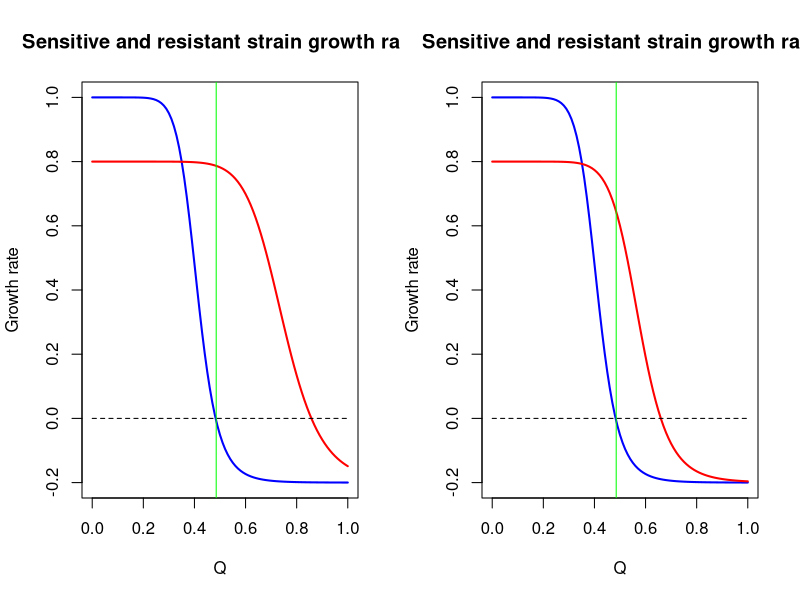
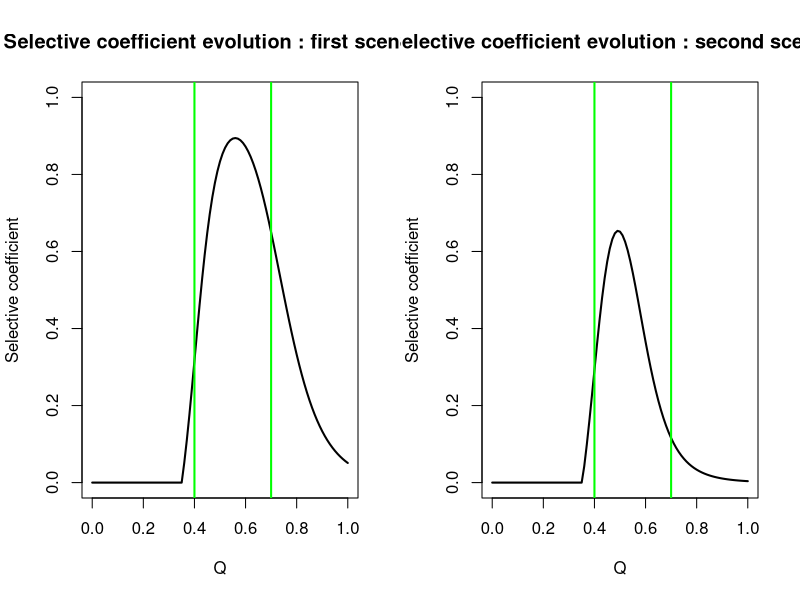
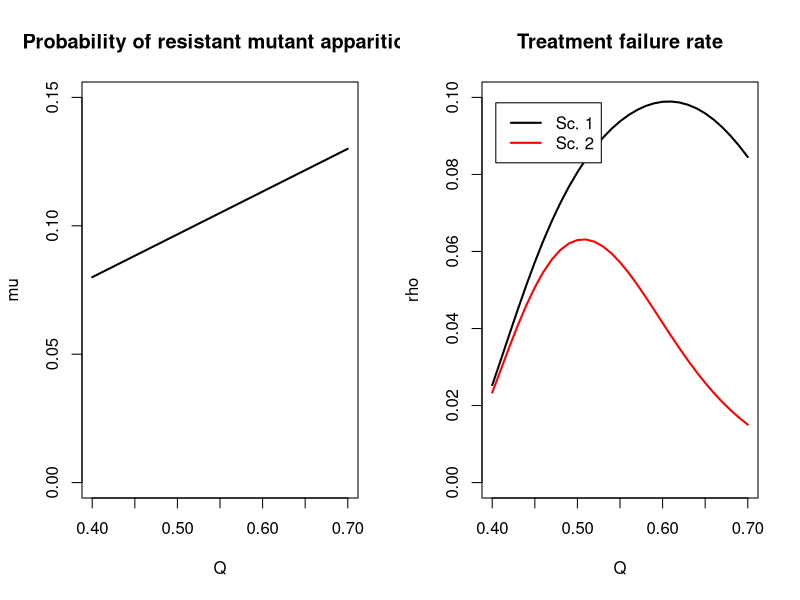
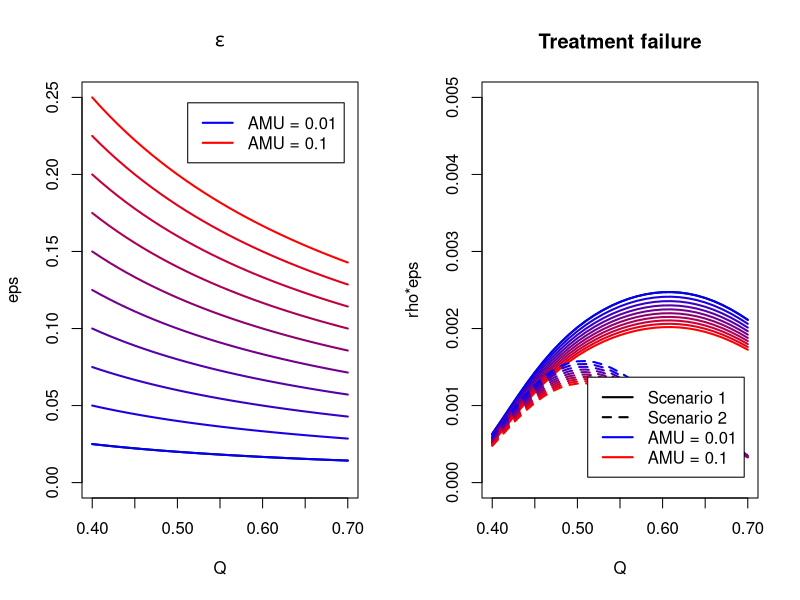
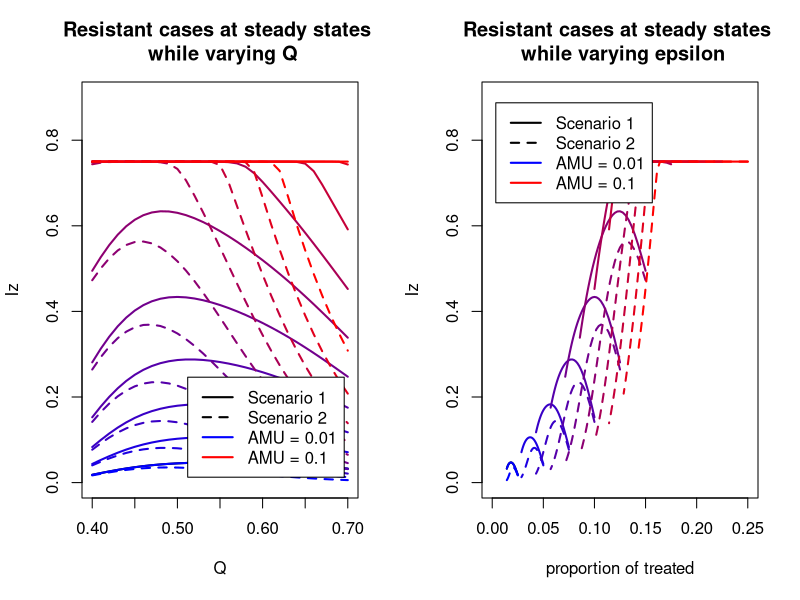
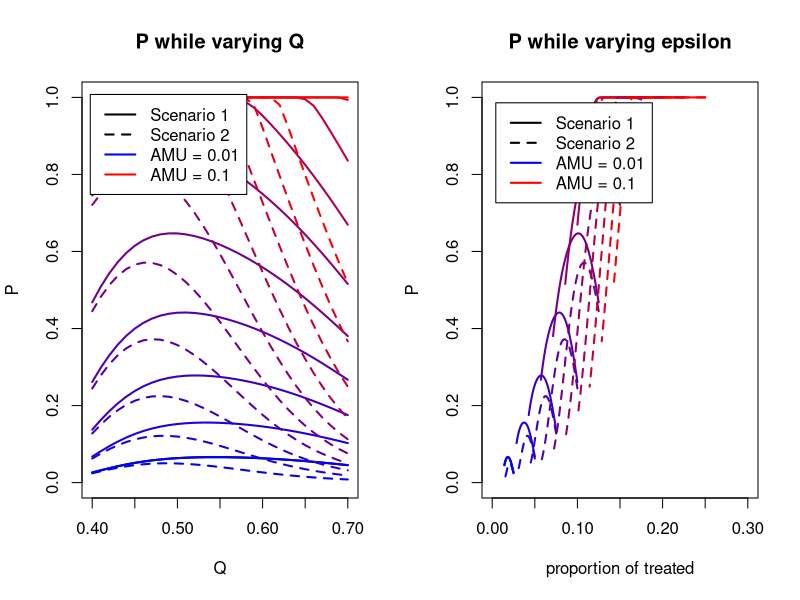
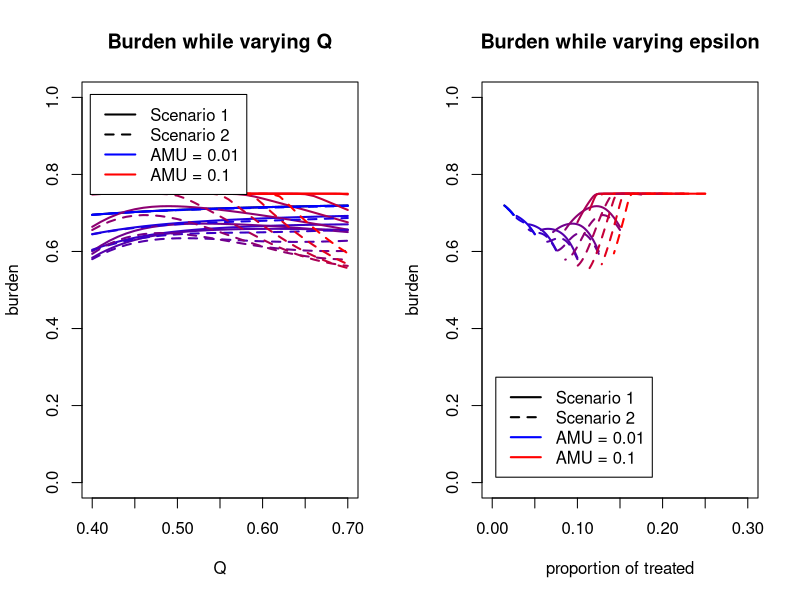
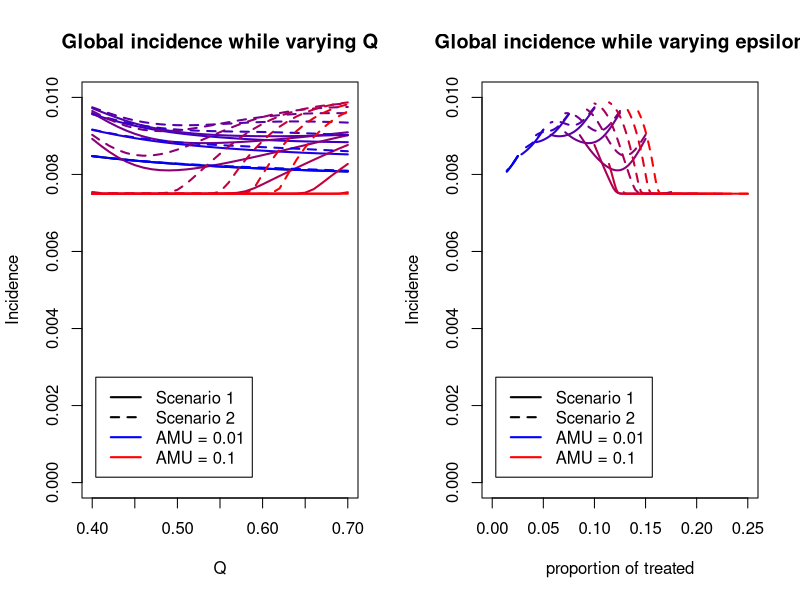

These figures' R source, in order:
## ---- chunk 1
library(plyr)

#per capita maximum growth rate of sensitive bact
max_sens_gr <- 1 
max_sens_gr2 <- 1 
#per capita maximum growth rate of resistant bact
max_res_gr <- 0.8
max_res_gr2 <- 0.8
#per capita minimum growth rate of sensitive bact
min_sens_gr <- -0.2
min_sens_gr2 <- -0.2
#per capita minimum growth rate of res bact
min_res_gr <- -0.2
min_res_gr2 <- -0.2
#minimum inhibitory concentration of sen bact

mic_sens <- 0.35
mic_sens2 <- 0.35
#minimum inhibitory concentration of res bact

mic_res <- 0.65
mic_res2 <- 0.5
#slope for sens bact
kappa_sens <- 10
kappa_sens2 <- 10
#slope for res bact  

kappa_res <- 10
kappa_res2 <- 10

param_sens <- c(max_sens_gr, min_sens_gr, mic_sens, kappa_sens)
param_sens2 <- c(max_sens_gr2, min_sens_gr2, mic_sens2, kappa_sens2)

param_res <- c(max_res_gr, min_res_gr, mic_res, kappa_res)
param_res2 <- c(max_res_gr2, min_res_gr2, mic_res2, kappa_res2)

#mutant emergence probability : we consider that if the amount of applied atb increases, the probability of resistant mutant apparition increases linearly
max_mu <- 0.13
min_mu <- 0.08
max_dot <- 10
min_dot <- 1

#range of intervention - cl=lowest clinically effective dose, cu maximum tolerable dose (toxicity)
cl=0.40
cu=0.70
n_values=(cu-cl)*100+1

drug_quantities <- seq(cl, cu, length.out = n_values )

AMU = c(0.01, 0.02, 0.03, 0.04, 0.05, 0.06, 0.07, 0.08, 0.09, 0.10)

prop_treated <- do.call(cbind, lapply(AMU, function (x) x/drug_quantities))

eps_max <- max(prop_treated)

#selection of corresponding borders in sel_coef vector

lowbound=cl*100+1
highbound=cu*100+1



x <- seq(0,1,by=0.01)
zoom <- 1
## ---- chunk 2



growth = function(x, maxv, minv, micv, slopev) {
  y <- maxv - ((maxv - minv)*(x/micv)^slopev)/((x/micv)^slopev - maxv/minv)
  return(y)
}



colglob <- colorRampPalette(c("blue", "red"))

colforcol <- colglob(length(AMU))


linfun <- function(x, t, ltype){
  lines(t, unlist(x), lty=ltype, lwd=2, col=colforcol[as.numeric(parent.frame()$i)])
}

## ---- chunk 3


gr_sens <- lapply(x, growth, max_sens_gr, min_sens_gr, mic_sens, kappa_sens)

gr_res <- lapply(x, growth, max_res_gr, min_res_gr, mic_res, kappa_res)

gr_sens2 <- lapply(x, growth, max_sens_gr2, min_sens_gr2, mic_sens2, kappa_sens2)

gr_res2 <- lapply(x, growth, max_res_gr2, min_res_gr2, mic_res2, kappa_res2)

MIC <- sum(gr_sens>0)/length(gr_sens)
MICres <- sum(gr_res>0)/length(gr_res)
MICres2 <- sum(gr_res2>0)/length(gr_res2)
## ---- chunk 4
par(mfrow=c(1,2))

plot(x, gr_sens, main="Sensitive and resistant strain growth rate", xlab="Q", ylab="Growth rate", ylim=c(-0.2,1), lwd=2, type="l", col='blue')

lines(x, gr_res, type='l', col='red', lwd=2)

lines(x, rep(0, length(x)), type='l', col='black', lwd=1, lty=2)
abline(v=MIC, col='green')


plot(x, gr_sens2, main="Sensitive and resistant strain growth rate", xlab="Q", ylab="Growth rate", ylim=c(-0.2,1), lwd=2, type="l", col='blue')

lines(x, gr_res2, type='l', col='red', lwd=2)

lines(x, rep(0, length(x)), type='l', col='black', lwd=1, lty=2)
abline(v=MIC, col='green')

## ---- chunk 5
gr_sens <- unlist(gr_sens)
gr_sens2 <- unlist(gr_sens2)
gr_res <- unlist(gr_res)
gr_res2 <- unlist(gr_res2)

sel_coef <- gr_res - gr_sens
sel_coef2 <- gr_res2 - gr_sens2

sel_coef[which(sel_coef<0)] <- 0
sel_coef2[which(sel_coef2<0)] <- 0


minSC <- sum(sel_coef==0)/length(sel_coef)

plot(x, sel_coef, main="Selective coefficient evolution : first scenario", xlab="Q", ylab="Selective coefficient", ylim=c(0,1), lwd=2, type="l", col='black')
abline(v=cl, col='green', lw=2)
abline(v=cu, col='green', lw=2)

plot(x, sel_coef2, main="Selective coefficient evolution : second scenario", xlab="Q", ylab="Selective coefficient", ylim=c(0,1), lwd=2, type="l", col='black')
abline(v=cl, col='green', lw=2)
abline(v=cu, col='green', lw=2)
## ---- chunk 6
mu_prob <- seq(min_mu, max_mu, length.out = n_values)
doses <- seq(cl, cu, length.out = n_values)

plot(doses, mu_prob, main="Probability of resistant mutant apparition", xlab="Q", ylab="mu", ylim=c(0,0.15), lwd=2, type="l", col='black')

## ---- chunk 7
sel_sel_coef <- sel_coef[lowbound:highbound]
sel_sel_coef2 <- sel_coef2[lowbound:highbound]

rho1 <- sel_sel_coef*mu_prob
rho2 <- sel_sel_coef2*mu_prob

plot(doses, rho1, main="Treatment failure rate", xlab="Q", ylab="rho", lwd=2, type="l", col='black', ylim=c(0, 0.10))

lines(doses, rho2, type='l', col='red', lwd=2)

legend("topleft" , inset=.05, c("Sc. 1", "Sc. 2"), lty=c(1,1), lwd=c(2,2), col=c("black", "red"))

## ---- chunk 8



plot(doses, prop_treated[,1], main=expression(epsilon), xlab="Q", ylab="eps", ylim=c(0 , eps_max), lwd=2, type="l", col='black')

capture.output(apply(prop_treated, 2, linfun, doses, 1), file='NUL')

tag_min <- paste('AMU =', AMU[1])
tag_max <- paste('AMU =', AMU[length(AMU)])

legend("topright" , inset=.05, c(tag_min, tag_max), lty=c(1,1), lwd=c(2,2), col=c("blue", "red"))

## ---- chunk 9


treat_fail <- do.call(cbind, lapply(prop_treated, function (x) x*rho1))
treat_fail2 <- do.call(cbind, lapply(prop_treated, function (x) x*rho2))

plot(doses, treat_fail[,1], main="Treatment failure", xlab="Q", ylab="rho*eps", lwd=2, type="l", col='black', ylim=c(0, 0.005))

capture.output(apply(treat_fail, 2, linfun, doses, 1), file='NUL')
capture.output(apply(treat_fail2, 2, linfun, doses, 2), file='NUL')

legend("bottomright" , inset=.05, c('Scenario 1', 'Scenario 2', tag_min, tag_max), lty=c(1,2,1,1), lwd=c(2,2,2,2), col=c("black", "black", "blue", "red"))


## ---- chunk 10

library(deSolve)


options("scipen" = 10)

# initial state:
N <- 1
prop <- 0.01 #initial value of Iw and Iz

# time:
a <- 4000 #time span
m <- 1 #time step

# parameters
pbeta_w <- 0.04 #transmission parameter of Iw
pbeta_z <- 0.04 #transmission parameter of Iz

pgammaa <- 0.01 #innate recovery rate
pgamma_tilt <- 0.1 #recovery rate of Iw when treated by antibiotics



## ---- chunk 11

varying_par <- cbind(prop_treated, rho1)

varying_par2 <- cbind(prop_treated, rho2)


parameters <- c(beta_w=pbeta_w, beta_z=pbeta_z, gamma=pgammaa, gamma_prim=pgamma_tilt, eps=0, rho=0)

state <- c(S=1-2*prop, Iw=prop, Iz=prop, new_Iz=0, new_Iw=0)

times=seq(0, a, by=m)

SIS=function(times, state, parameters){
  with(as.list(c(state,parameters)),
       {dS = - beta_w*Iw*S - beta_z*Iz*S + gamma*(1-eps)*Iw + gamma_prim*eps*Iw + gamma*Iz
        dIw = beta_w*Iw*S + (1-eps)*beta_w*Iw*Iz - eps*beta_z*Iz*Iw - rho*eps*Iw - gamma*(1-eps)*Iw - gamma_prim*eps*Iw
        dIz = beta_z*Iz*S + eps*beta_z*Iz*Iw + rho*eps*Iw - (1-eps)*beta_w*Iw*Iz - gamma*Iz
        dnewIw = beta_w*Iw*S
        dnewIz = beta_z*Iz*S
        list(c(dS, dIw, dIz, dnewIw, dnewIz))
       })
}

calc_fun = function(x) {
  parameters[5] <- x[1]
  parameters[6] <- x[2]
  out=as.data.frame(
  ode(y=state, times=times, func=SIS, parms=parameters))
  return(out)
}



## ---- chunk 12
out_sc1 <- do.call(cbind, apply(cbind(varying_par[,1], varying_par[,ncol(varying_par)]), 1 , calc_fun))


for (i in 2:(ncol(varying_par)-1)) {
  out <- do.call(cbind, apply(cbind(varying_par[,i], varying_par[,ncol(varying_par)]), 1 , calc_fun))
  out_sc1 <- cbind(out_sc1, out)
}


out_sc2 <- do.call(cbind, apply(cbind(varying_par2[,1], varying_par2[,ncol(varying_par2)]), 1 , calc_fun))

for (i in 2:(ncol(varying_par2)-1)) {
  out2 <- do.call(cbind, apply(cbind(varying_par2[,i], varying_par2[,ncol(varying_par2)]), 1 , calc_fun))
  out_sc2 <- cbind(out_sc2, out2)
}

## ---- chunk 13

niz <- seq(4, ncol(out_sc1), by=6)
niw <- seq(3, ncol(out_sc1), by=6)
inciw <- seq(5, ncol(out_sc1), by=6)
inciz <- seq(6, ncol(out_sc1), by=6)

iz_steady <- out_sc1[nrow(out_sc1),niz]
iz_steady2 <- out_sc2[nrow(out_sc2),niz]

iw_steady <- out_sc1[nrow(out_sc1),niw]
iw_steady2 <- out_sc2[nrow(out_sc2),niw]

inciw_steady <- out_sc1[,inciw]
inciw_steady2 <- out_sc2[,inciw]

inciz_steady <- out_sc1[,inciz]
inciz_steady2 <- out_sc2[,inciz]


## ---- chunk 14
incid = function(x, zoom) {
  der <- rep(0, length(x))
  for (i in 2:length(x)) {
    der[i] <- x[i]-x[i-1]
  }
  return(der)
}

NewIz <- apply(inciz_steady, 2, incid, zoom)
NewIz2 <- apply(inciz_steady2, 2, incid, zoom)

NewIw <- apply(inciw_steady, 2, incid, zoom)
NewIw2 <- apply(inciw_steady2, 2, incid, zoom)

newiz_ss <- NewIz[nrow(NewIz),]
newiz_ss2 <- NewIz2[nrow(NewIz2),]

newiw_ss <- NewIw[nrow(NewIw),]
newiw_ss2 <- NewIw2[nrow(NewIw2),]
## ---- chunk 15
iz_steady <- matrix(unlist(iz_steady), nrow=length(doses))
iz_steady2 <- matrix(unlist(iz_steady2), nrow=length(doses))

iw_steady <- matrix(unlist(iw_steady), nrow=length(doses))
iw_steady2 <- matrix(unlist(iw_steady2), nrow=length(doses))

newiz_ss <- matrix(unlist(newiz_ss), nrow=length(doses))
newiz_ss2 <- matrix(unlist(newiz_ss2), nrow=length(doses))

newiw_ss <- matrix(unlist(newiw_ss), nrow=length(doses))
newiw_ss2 <- matrix(unlist(newiw_ss2), nrow=length(doses))

p <- iz_steady/(iw_steady+iz_steady)
p2 <- iz_steady2/(iw_steady2+iz_steady2)

p_incid <- newiz_ss/(newiz_ss+newiw_ss)
p_incid2 <- newiz_ss2/(newiz_ss2+newiw_ss2)


burden <- iz_steady+iw_steady
burden2 <- iz_steady2+iw_steady2
## ---- chunk 16
plot(doses, iz_steady[,1], main="Resistant cases at steady states \n while varying Q", xlab="Q", ylab="Iz", ylim=c(0,0.90), lwd=2, lty=1, type="l", col='black')

capture.output(apply(iz_steady, 2, linfun, doses, 1), file='NUL')
capture.output(apply(iz_steady2, 2, linfun, doses, 2), file='NUL')

legend("bottomright" , inset=.05, c('Scenario 1', 'Scenario 2', tag_min, tag_max), lty=c(1,2,1,1), lwd=c(2,2,2,2), col=c("black", "black", "blue", "red"))


plot(prop_treated[,1], iz_steady[,1], main="Resistant cases at steady states \n while varying epsilon", xlab="proportion of treated", ylab="Iz", ylim=c(0,0.90), xlim=c(0,eps_max), lwd=2, type="l", col='black')

for (i in 1:ncol(prop_treated)) {
  lines(prop_treated[,i], iz_steady[,i], col=colforcol[i], lty=1, lwd=2)
}
for (i in 1:ncol(prop_treated)) {
  lines(prop_treated[,i], iz_steady2[,i], col=colforcol[i], lty=2, lwd=2)
}

legend("topleft" , inset=.05, c('Scenario 1', 'Scenario 2', tag_min, tag_max), lty=c(1,2,1,1), lwd=c(2,2,2,2), col=c("black", "black", "blue", "red"))

## ---- chunk 17
plot(doses, p[,1], main="P while varying Q", xlab="Q", ylab="P", ylim=c(0,1), lwd=2, type="l", col='black')

capture.output(apply(p, 2, linfun, doses, 1), file='NUL')
capture.output(apply(p2, 2, linfun, doses, 2), file='NUL')

legend("topleft" , inset=.03, c('Scenario 1', 'Scenario 2', tag_min, tag_max), lty=c(1,2,1,1), lwd=c(2,2,2,2), col=c("black", "black", "blue", "red"))


plot(prop_treated[,1], p[,1], main="P while varying epsilon", xlab="proportion of treated", ylab="P", ylim=c(0,1), xlim=c(0,0.3), lwd=2, type="l", col='black')

for (i in 1:ncol(prop_treated)) {
  lines(prop_treated[,i], p[,i], col=colforcol[i], lty=1, lwd=2)
}
for (i in 1:ncol(prop_treated)) {
  lines(prop_treated[,i], p2[,i], col=colforcol[i], lty=2, lwd=2)
}

legend("topleft" , inset=.05, c('Scenario 1', 'Scenario 2', tag_min, tag_max), lty=c(1,2,1,1), lwd=c(2,2,2,2), col=c("black", "black", "blue", "red"))

## ---- chunk 18
plot(doses, burden[,1], main="Burden while varying Q", xlab="Q", ylab="burden", ylim=c(0,1), lwd=2, type="l", col='black')

capture.output(apply(burden, 2, linfun, doses, 1), file='NUL')
capture.output(apply(burden2, 2, linfun, doses, 2), file='NUL')

legend("topleft" , inset=.03, c('Scenario 1', 'Scenario 2', tag_min, tag_max), lty=c(1,2,1,1), lwd=c(2,2,2,2), col=c("black", "black", "blue", "red"))

plot(prop_treated[,1], burden[,1], main="Burden while varying epsilon", xlab="proportion of treated", ylab="burden", ylim=c(0,1), xlim=c(0,0.3), lwd=2, type="l", col='black')

for (i in 1:ncol(prop_treated)) {
  lines(prop_treated[,i], burden[,i], col=colforcol[i], lty=1, lwd=2)
}
for (i in 1:ncol(prop_treated)) {
  lines(prop_treated[,i], burden2[,i], col=colforcol[i], lty=2, lwd=2)
}

legend("bottomleft" , inset=.05, c('Scenario 1', 'Scenario 2', tag_min, tag_max), lty=c(1,2,1,1), lwd=c(2,2,2,2), col=c("black", "black", "blue", "red"))

## ---- chunk 19
newcase <- newiw_ss+newiz_ss
newcase2 <- newiw_ss2+newiz_ss2


plot(doses, newcase[,1], main="Global incidence while varying Q", xlab="Q", ylab="Incidence", ylim=c(0,0.01), lwd=2, type="l", col='black')

capture.output(apply(newcase, 2, linfun, doses, 1), file='NUL')
capture.output(apply(newcase2, 2, linfun, doses, 2), file='NUL')

legend("bottomleft" , inset=.05, c('Scenario 1', 'Scenario 2', tag_min, tag_max), lty=c(1,2,1,1), lwd=c(2,2,2,2), col=c("black", "black", "blue", "red"))



plot(prop_treated[,1], newcase[,1], main="Global incidence while varying epsilon", xlab="proportion of treated", ylab="Incidence", ylim=c(0,0.01), xlim=c(0,eps_max), lwd=2, type="l", col='black')

for (i in 1:ncol(prop_treated)) {
  lines(prop_treated[,i], newcase[,i], col=colforcol[i], lty=1, lwd=2)
}
for (i in 1:ncol(prop_treated)) {
  lines(prop_treated[,i], newcase2[,i], col=colforcol[i], lty=2, lwd=2)
}

legend("bottomleft" , inset=.05, c('Scenario 1', 'Scenario 2', tag_min, tag_max), lty=c(1,2,1,1), lwd=c(2,2,2,2), col=c("black", "black", "blue", "red"))

## ---- chunk 20
par(mfrow=c(1,2))

AMU_xlabel <- do.call(cbind, lapply(AMU, function (x) rep(x, 31)))

plot(AMU_xlabel[,1], iz_steady[,1], main="Scenario 1 : Iz at steady states \n while varying AMU", xlab="AMU", ylab="Iz", ylim=c(0,1), xlim=c(0,max(AMU)), lwd=2, type="l", col='black')
for (i in 1:ncol(AMU_xlabel)) {
  lines(AMU_xlabel[,i], iz_steady[,i], col=colforcol[i], lty=1, lwd=2)
}
legend("topleft" , inset=.05, c(tag_min, tag_max), lty=c(1,1), lwd=c(2,2), col=c("blue", "red"))

plot(AMU_xlabel[,1], iz_steady2[,1], main="Scenario 2 : Iz at steady states \n while varying AMU", xlab="AMU", ylab="Iz", ylim=c(0,1), xlim=c(0,max(AMU)), lwd=2, type="l", col='black')
for (i in 1:ncol(AMU_xlabel)) {
  lines(AMU_xlabel[,i], iz_steady2[,i], col=colforcol[i], lty=1, lwd=2)
}
legend("topleft" , inset=.05, c(tag_min, tag_max), lty=c(1,1), lwd=c(2,2), col=c("blue", "red"))


## ---- chunk 21

par(mfrow=c(1,2))

plot(AMU_xlabel[,1], p[,1], main="Scenario 1 : P at steady states \n while varying AMU", xlab="AMU", ylab="P", ylim=c(0,1), xlim=c(0,max(AMU)), lwd=2, type="l", col='black')
for (i in 1:ncol(AMU_xlabel)) {
  lines(AMU_xlabel[,i], p[,i], col=colforcol[i], lty=1, lwd=2)
}
legend("topleft" , inset=.05, c(tag_min, tag_max), lty=c(1,1), lwd=c(2,2), col=c("blue", "red"))

plot(AMU_xlabel[,1], p2[,1], main="Scenario 2 : P at steady states \n while varying AMU", xlab="AMU", ylab="P", ylim=c(0,1), xlim=c(0,max(AMU)), lwd=2, type="l", col='black')
for (i in 1:ncol(AMU_xlabel)) {
  lines(AMU_xlabel[,i], p2[,i], col=colforcol[i], lty=1, lwd=2)
}
legend("topleft" , inset=.05, c(tag_min, tag_max), lty=c(1,1), lwd=c(2,2), col=c("blue", "red"))
